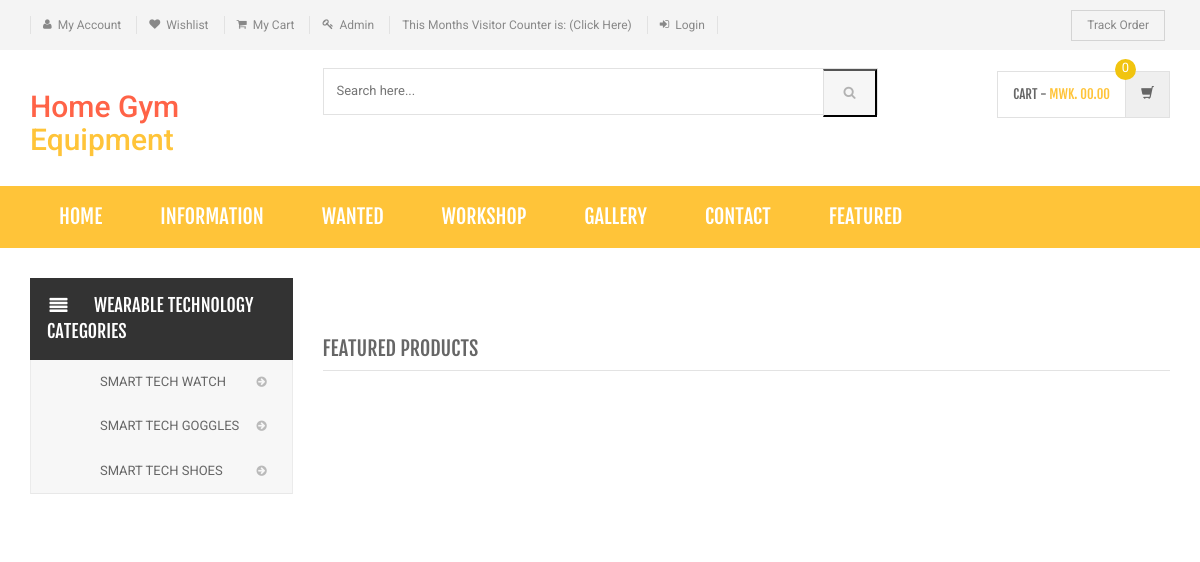
Screenshot of /featured.php with the database file from the repository.
### tables this page shows
CREATE TABLE `subcategory` (
  `id` int(11) NOT NULL,
  `categoryid` int(11) DEFAULT NULL,
  `subcategory` varchar(255) DEFAULT NULL,
  `creationDate` timestamp NULL DEFAULT current_timestamp(),
  `updationDate` varchar(255) DEFAULT NULL
);

### featured.php (the view, shortened to what this page needs)
<?php
include('includes/counter.php');
?>
<!DOCTYPE html>
<html lang="en">
	<head>
	    <link rel="stylesheet" href="assets/css/bootstrap.min.css">
	    <link rel="stylesheet" href="assets/css/main.css">
	    <link rel="stylesheet" href="assets/css/green.css">
	    <link rel="stylesheet" href="assets/css/owl.carousel.css">
		<link rel="stylesheet" href="assets/css/owl.transitions.css">
		<link href="assets/css/lightbox.css" rel="stylesheet">
		<link rel="stylesheet" href="assets/css/animate.min.css">
		<link rel="stylesheet" href="assets/css/rateit.css">
		<link rel="stylesheet" href="assets/css/bootstrap-select.min.css">
		<link rel="stylesheet" href="assets/css/config.css">
		<link href="assets/css/green.css" rel="alternate stylesheet" title="Green color">
		<link href="assets/css/blue.css" rel="alternate stylesheet" title="Blue color">
		<link href="assets/css/red.css" rel="alternate stylesheet" title="Red color">
		<link href="assets/css/orange.css" rel="alternate stylesheet" title="Orange color">
		<link href="assets/css/dark-green.css" rel="alternate stylesheet" title="Darkgreen color">
		<link rel="stylesheet" href="assets/css/font-awesome.min.css">
	</head>
    <body class="cnt-home">
<header class="header-style-1">
<?php include('includes/top-header.php');?>
<?php include('includes/main-header.php');?>
<?php include('includes/menu-bar.php');?>
</header>
<div class="body-content outer-top-xs" id="top-banner-and-menu">
	<div class="container">
		<div class="furniture-container homepage-container">
		<div class="row">
			<div class="col-xs-12 col-sm-12 col-md-3 sidebar">
	<?php include('includes/side-menu.php');?>
			</div>
			<div class="col-xs-12 col-sm-12 col-md-9 homebanner-holder">
	<section class="section featured-product inner-xs wow fadeInUp">
		<h3 class="section-title">Featured Products</h3>
		</section>
</body>
</html>

### includes/side-menu.php
<div class="side-menu animate-dropdown outer-bottom-xs">
    <div class="head"><i class="icon fa fa-align-justify fa-fw"></i> Wearable Technology Categories</div>
    <nav class="yamm megamenu-horizontal" role="navigation">
        <ul class="nav">
            <li class="dropdown menu-item">
              <?php $sql=mysqli_query($con,"select id,subcategory from subcategory where categoryid=18");
while($row=mysqli_fetch_array($sql))
{
    ?>
                <a href="category.php?cid=<?php echo $row['id'];?>" class="dropdown-toggle"><i class="icon fa fa-glove fa-fw"></i>
                <?php echo $row['subcategory'];?></a>
                <?php }?>
</li>
</ul>
    </nav>
</div>

### assets/css/green.css (style rules this page uses)
a { color: #ffc439; }

### assets/css/lightbox.css (style rules this page uses)
body:after { content: url(../images/close.png) url(../images/loading.gif) url(../images/prev.png) url(../images/next.png); display: none; }

### assets/css/blue.css (style rules this page uses)
a { color: #3498db; }

### assets/css/red.css (style rules this page uses)
a { color: #ff6c6c; }

### assets/css/orange.css (style rules this page uses)
a { color: #f39c12; }

### assets/css/dark-green.css (style rules this page uses)
a { color: #12cca7; }

### rows the page displays
subcategory: subcategory "SMART TECH WATCH"
subcategory: subcategory "SMART TECH GOGGLES"
subcategory: subcategory "SMART TECH SHOES"
